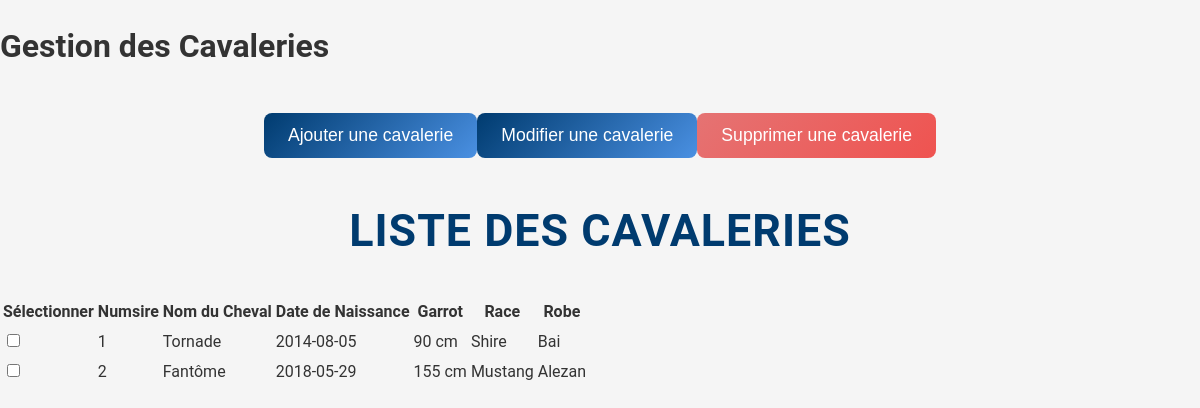
The app's page /vue/vue.cavalerie.php with its own data.
### tables this page shows
CREATE TABLE `cavalerie` (
  `numsire` int(11) NOT NULL,
  `nomche` varchar(50) NOT NULL,
  `datenache` date NOT NULL,
  `garrot` varchar(50) NOT NULL,
  `idrace` int(11) NOT NULL,
  `idrobe` int(11) NOT NULL,
  `supprime` tinyint(1) DEFAULT 0
);

CREATE TABLE `race` (
  `idrace` int(11) NOT NULL,
  `librace` varchar(50) NOT NULL,
  `supprime` tinyint(1) DEFAULT 0
);

CREATE TABLE `robe` (
  `idrobe` int(11) NOT NULL,
  `librobe` varchar(50) NOT NULL,
  `supprime` tinyint(1) DEFAULT 0
);

### class/class.cavalerie.php (called while the page is built, shortened)
<?php
class Cavalerie {
    public function CavalerieALL(){
    $con = connexionPDO();
    $sql = "SELECT * FROM cavalerie WHERE supprime = 0;";
    $executesql = $con->prepare($sql);
    $executesql->execute();
    $resultat = $executesql->fetchAll();
    return $resultat;
}
    public function CavalerieRace($id) {
        $con = connexionPDO();
        $sql = "SELECT librace
                FROM race
                WHERE idrace = :idrace";
        $data = [':idrace' => $id];
        $executesql = $con->prepare($sql);
        $executesql->execute($data);
        $ligne = $executesql->fetch();
        return $ligne['librace'];
    }
    public function CavalerieRobe($id) {
        $con = connexionPDO();
        $sql = "SELECT librobe
                FROM robe
                WHERE idrobe = :idrobe";
        $data = [':idrobe' => $id];
        $executesql = $con->prepare($sql);
        $executesql->execute($data);
        $ligne = $executesql->fetch();
        return $ligne['librobe'];
    }
}
?>

### vue/vue.cavalerie.php (the view, shortened to what this page needs)
<?php
require_once '../class/class.cavalerie.php';
$cavalerie = new Cavalerie();
$cavalerieList = $cavalerie->CavalerieALL();
?>
<!DOCTYPE html>
<html lang="fr">
<head>
    <link rel="stylesheet" href="https://cdn.datatables.net/1.11.5/css/jquery.dataTables.min.css">
    <link rel="stylesheet" href="style.css">
</head>
<body>
    <header>
        <h1>Gestion des Cavaleries</h1>
    </header>
    <div class="center-button">
        <button class="btn-primary" onclick="toggleForm('addForm')">Ajouter une cavalerie</button>
        <button class="btn-primary" id="modifierButton" onclick="toggleForm('editForm')" disabled>Modifier une cavalerie</button>
        <button class="btn-danger" id="supprimerButton" onclick="toggleForm('deleteForm')" disabled>Supprimer une cavalerie</button>
    </div>
    <section>
        <h2>Liste des Cavaleries</h2>
        <table id="cavalerieTable" class="display">
            <thead>
                <tr>
                    <th>Sélectionner</th>
                    <th>Numsire</th>
                    <th>Nom du Cheval</th>
                    <th>Date de Naissance</th>
                    <th>Garrot</th>
                    <th>Race</th>
                    <th>Robe</th>
                </tr>
            </thead>
            <tbody>
                <?php foreach ($cavalerieList as $cavalerieItem): ?>
                <tr>
                    <td><input type="checkbox" class="select-cavalerie"
                        data-numsire="<?= htmlspecialchars($cavalerieItem['numsire']) ?>"
                        data-nomche="<?= htmlspecialchars($cavalerieItem['nomche']) ?>"
                        data-datenache="<?= htmlspecialchars($cavalerieItem['datenache']) ?>"
                        data-garrot="<?= htmlspecialchars($cavalerieItem['garrot']) ?>"
                        data-race="<?= htmlspecialchars($cavalerie->CavalerieRace($cavalerieItem['idrace'])) ?>"
                        data-robe="<?= htmlspecialchars($cavalerie->CavalerieRobe($cavalerieItem['idrobe'])) ?>">
                    </td>
                    <td><?= htmlspecialchars($cavalerieItem['numsire']) ?></td>
                    <td><?= htmlspecialchars($cavalerieItem['nomche']) ?></td>
                    <td><?= htmlspecialchars($cavalerieItem['datenache']) ?></td>
                    <td><?= htmlspecialchars($cavalerieItem['garrot']) ?></td>
                    <td><?= htmlspecialchars($cavalerie->CavalerieRace($cavalerieItem['idrace'])) ?></td>
                    <td><?= htmlspecialchars($cavalerie->CavalerieRobe($cavalerieItem['idrobe'])) ?></td>
                </tr>
                <?php endforeach; ?>
            </tbody>
        </table>
    </section>
</body>
</html>

### css/style.css (style rules this page uses)
:root { --primary-color: #003b6f; --primary-light-color: #4a90e2; --primary-hover-color: #002c4f; --danger-color: #e57373; --danger-hover-color: #ef5350; --background-color: #f5f5f5; --card-background: #ffffff; --border-color: #e0e0e0; --text-color: #333333; --label-color: #555555; --shadow-color: rgba(0, 0, 0, 0.2); }
body { font-family: 'Roboto', Arial, sans-serif; margin: 0; padding: 0; background-color: var(--background-color); color: var(--text-color); line-height: 1.6; }
h2 { text-align: center; color: var(--primary-color); margin-bottom: 30px; font-size: 2.8rem; font-weight: 700; text-transform: uppercase; letter-spacing: 1px; }
.btn-primary, .btn-danger { display: inline-block; padding: 12px 24px; border: none; color: #ffffff; cursor: pointer; border-radius: 8px; font-size: 1.1rem; text-align: center; text-decoration: none; transition: background-color 0.3s ease, transform 0.3s ease, box-shadow 0.3s ease; }
.btn-primary { background: linear-gradient(135deg, #003b6f, #4a90e2); }
.btn-danger { background: linear-gradient(135deg, var(--danger-color), var(--danger-hover-color)); }
.center-button { display: flex; justify-content: center; margin-top: 40px; }

### records on screen
cavalerie: numsire "1", nomche "Tornade", datenache "2014-08-05", garrot "90 cm", idrace.librace "Shire", idrobe.librobe "Bai"
cavalerie: numsire "2", nomche "Fantôme", datenache "2018-05-29", garrot "155 cm", idrace.librace "Mustang", idrobe.librobe "Alezan"
